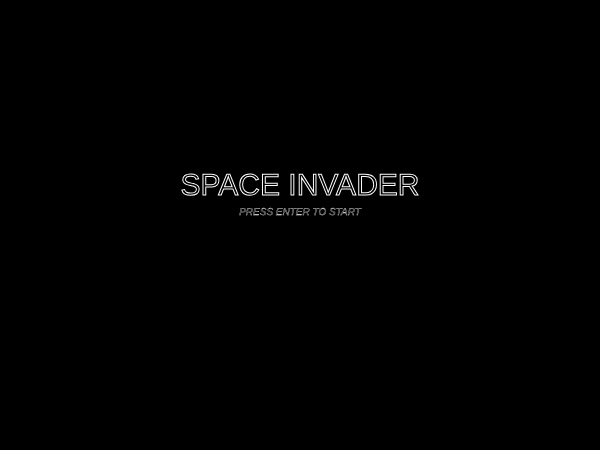
Frame 1 (no input)
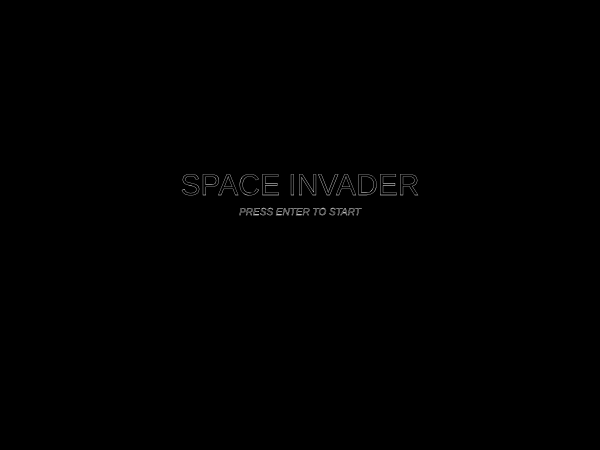
Frame 60 (no input)
Frame 120 (the mouse pressed at the canvas centre since frame 60): identical to frame 60, image omitted

The p5.js sketch that drew these frames (run headless with seeded random() and noise() and a simulated clock; from frame 60 on, the mouse is pressed at the canvas centre):

// p5.js sketch
// ── sketch.js
function setup() {
    createCanvas(600, 450);
    rectMode(CORNERS);
}

var start = false;
var shoot = false;
var temp;

var xCoord = 300 - 25;


var bullet1 = new Bullet();
var bulletList = [];


function draw() {

   if (!start) {
        background("black");
        textAlign(CENTER);
        textSize(30);
        stroke("white");
        textStyle(NORMAL);
        noFill();
        text("SPACE INVADER", width/2, height/2 - 30);
        textStyle(ITALIC);
        strokeWeight(0.3);
        textSize(10);
        text("PRESS ENTER TO START", width/2, height/2 - 10);
    }


   else if (start) {
        background("black");
        noStroke();
        fill("green");
        rectMode(CORNERS);
        rect(xCoord, 410, xCoord + 50, 440);

       if (keyIsDown(LEFT_ARROW)) {
            if (xCoord > 0) {
                xCoord -= 5;
            }
        }

       if (keyIsDown(RIGHT_ARROW)) {
            if (xCoord + 50 < width) {
                xCoord += 5;
            }
        }

       for (var i = 0; i < bulletList.length; i++) {
            bulletList[i].move();
            bulletList[i].draw();

           
       }

       

   }

           

}

function keyPressed() {
    if (keyCode == ENTER) {
        start = true;
    }
    else if (keyCode == 32) {
        temp = xCoord;
        bulletList.push(new Bullet(temp));
    }
}


function Bullet(num) {
    this.xBullet = xCoord + 24;
    this.yBullet = 350;
    this.move = function() {
        this.yBullet -= 4;
    }
    this.draw = function() {
        //this.move();
        rectMode(CORNER);
        fill("white");
        rect(num + 24, this.yBullet + 30, 2, 30);
    }
}
